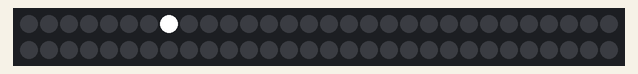
The sketch below on a simulated Arduino Uno, built with avr-gcc and run on an emulated ATmega328P. Shown: 60 RGB LEDs in strip order, left to right, continuing on the next row. Random numbers use the default seed unless the sketch sets one.

Above: at 0.17 s.
At 5.03 s:
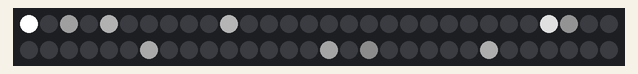
At 9.89 s:
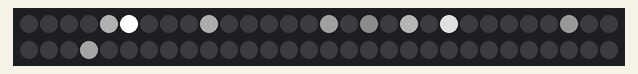
At 19.93 s:
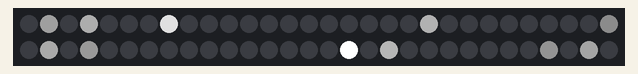
At 29.65 s:
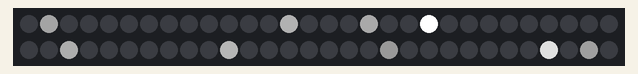
At 39.69 s:
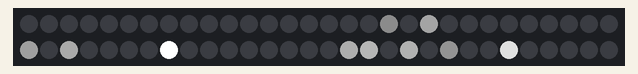

The sketch:

sparkle.ino
```cpp
#include <Adafruit_NeoPixel.h>

#define PIN 13
#define N_PIXELS 60
Adafruit_NeoPixel strip;
uint8_t theBuffer[N_PIXELS];

// User defined settings
uint32_t headColor = strip.Color(255, 255, 255);
uint32_t tailColor = strip.Color(64, 64, 64);
uint32_t endColor = 0;
int nSparklesPerFrame = 1;
const int framesPerSecond = 60;

const int headLength = 2;
const int tailLength = 10;
const int gradientLength = headLength + tailLength;
uint32_t gradient[gradientLength];

// Timing
const int frameDelay = 1000 / framesPerSecond;
uint32_t showTime = millis() + frameDelay;


void setup() {
  strip = Adafruit_NeoPixel(N_PIXELS, PIN, NEO_GRB + NEO_KHZ800);
  createGradient();
  for (int i = 0; i < N_PIXELS; i++) {
    theBuffer[i] = 0;
  }
  strip.begin();
  strip.clear();
  strip.show();
}

void createGradient() {
  for (int i = 0; i < headLength; i++) {
    gradient[i] = lerpColor(headColor, tailColor, (float(i) / float(headLength)));
  }
  for (int i = headLength; i < headLength + tailLength; i++) {
    gradient[i] = lerpColor(tailColor, endColor, (float(i - headLength) / float(tailLength)));
  }
  gradient[gradientLength - 1] = 0;
}

void loop() {
  showTime = millis() + frameDelay;

  for (int i = 0; i < nSparklesPerFrame; ++i) {
    int r = random(N_PIXELS);
    theBuffer[r] = gradientLength;
  }
  doSparkle();
  while (millis() < showTime) {}
}

// Interpolate between two colors. amt: [0.0-1.0)
uint32_t lerpColor(uint32_t c1, uint32_t c2, float amt) {
  int i = (int) (amt * 256.0) + 1;
  int di = 256 - i;
  uint32_t r1 = (c1 & 0xff0000) >> 16;
  uint32_t g1 = (c1 & 0x00ff00) >> 8;
  uint32_t b1 = (c1 & 0x0000ff);
  uint32_t r2 = (c2 & 0xff0000) >> 16;
  uint32_t g2 = (c2 & 0x00ff00) >> 8;
  uint32_t b2 = (c2 & 0x0000ff);
  r1 = ((r2 * i) + (r1 * di)) >> 8;
  g1 = ((g2 * i) + (g1 * di)) >> 8;
  b1 = ((b2 * i) + (b1 * di)) >> 8;
  return (r1 << 16) | (g1 << 8) | b1;
}

void doSparkle() {

  for (int i = 0; i < N_PIXELS; i++) {
    uint8_t b = max(theBuffer[i] - 1, 0);
    theBuffer[i] = b;
    strip.setPixelColor(i, gradient[gradientLength - 1 - theBuffer[i]]);
  }

  strip.show();
}
```
